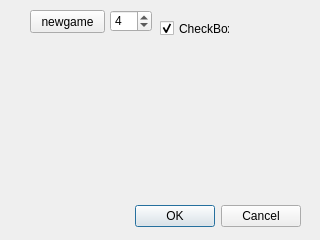
<?xml version="1.0" encoding="UTF-8"?>
<ui version="4.0">
 <class>newgame</class>
 <widget class="QDialog" name="newgame">
  <property name="geometry">
   <rect>
    <x>0</x>
    <y>0</y>
    <width>320</width>
    <height>240</height>
   </rect>
  </property>
  <property name="windowTitle">
   <string>Dialog</string>
  </property>
  <widget class="QDialogButtonBox" name="buttonBox">
   <property name="geometry">
    <rect>
     <x>0</x>
     <y>200</y>
     <width>301</width>
     <height>32</height>
    </rect>
   </property>
   <property name="orientation">
    <enum>Qt::Horizontal</enum>
   </property>
   <property name="standardButtons">
    <set>QDialogButtonBox::Cancel|QDialogButtonBox::Ok</set>
   </property>
  </widget>
  <widget class="QPushButton" name="pushButton_newgame">
   <property name="geometry">
    <rect>
     <x>30</x>
     <y>10</y>
     <width>75</width>
     <height>23</height>
    </rect>
   </property>
   <property name="text">
    <string>newgame</string>
   </property>
  </widget>
  <widget class="QCheckBox" name="checkBox">
   <property name="geometry">
    <rect>
     <x>160</x>
     <y>20</y>
     <width>70</width>
     <height>17</height>
    </rect>
   </property>
   <property name="text">
    <string>CheckBox</string>
   </property>
   <property name="checkable">
    <bool>true</bool>
   </property>
   <property name="checked">
    <bool>true</bool>
   </property>
   <property name="tristate">
    <bool>false</bool>
   </property>
  </widget>
  <widget class="QSpinBox" name="spinBox">
   <property name="geometry">
    <rect>
     <x>110</x>
     <y>10</y>
     <width>42</width>
     <height>22</height>
    </rect>
   </property>
   <property name="maximum">
    <number>10</number>
   </property>
   <property name="value">
    <number>4</number>
   </property>
  </widget>
 </widget>
 <resources/>
 <connections>
  <connection>
   <sender>buttonBox</sender>
   <signal>accepted()</signal>
   <receiver>newgame</receiver>
   <slot>accept()</slot>
   <hints>
    <hint type="sourcelabel">
     <x>248</x>
     <y>254</y>
    </hint>
    <hint type="destinationlabel">
     <x>157</x>
     <y>274</y>
    </hint>
   </hints>
  </connection>
  <connection>
   <sender>buttonBox</sender>
   <signal>rejected()</signal>
   <receiver>newgame</receiver>
   <slot>reject()</slot>
   <hints>
    <hint type="sourcelabel">
     <x>316</x>
     <y>260</y>
    </hint>
    <hint type="destinationlabel">
     <x>286</x>
     <y>274</y>
    </hint>
   </hints>
  </connection>
 </connections>
</ui>
